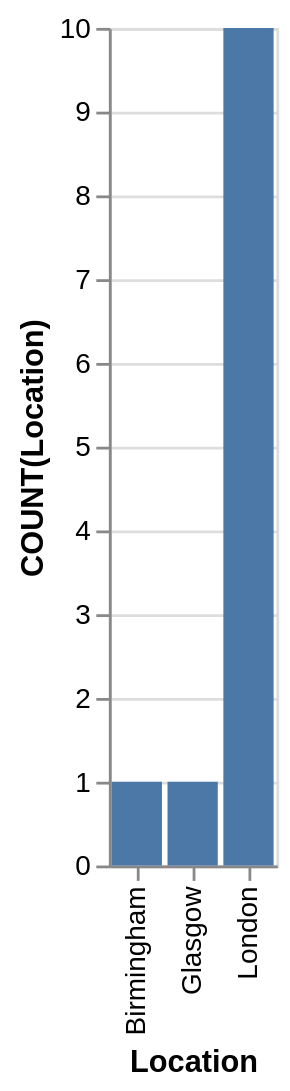

Specify this chart in Vega-Lite:
### Vega-Lite specification from a JSON file in a GitHub repository (floating-point values rounded to 4 significant figures)
{"data": {"values": [{"x_data": "Birmingham", "y_data": 1}, {"x_data": "Glasgow", "y_data": 1}, {"x_data": "London", "y_data": 10}]}, "mark": "bar", "encoding": {"x": {"field": "x_data", "type": "nominal", "title": "Location", "sort": {"op": "sum", "field": "y_data", "order": "ascending"}}, "y": {"field": "y_data", "type": "quantitative", "title": "COUNT(Location)"}}}
